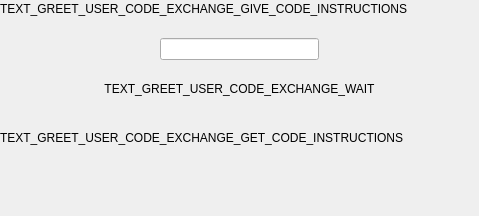
<?xml version="1.0" encoding="UTF-8"?>
<ui version="4.0">
 <class>GreetUserCodeExchangeWidget</class>
 <widget class="QWidget" name="GreetUserCodeExchangeWidget">
  <property name="geometry">
   <rect>
    <x>0</x>
    <y>0</y>
    <width>479</width>
    <height>216</height>
   </rect>
  </property>
  <property name="windowTitle">
   <string>Form</string>
  </property>
  <layout class="QVBoxLayout" name="verticalLayout">
   <property name="spacing">
    <number>20</number>
   </property>
   <property name="leftMargin">
    <number>0</number>
   </property>
   <property name="topMargin">
    <number>0</number>
   </property>
   <property name="rightMargin">
    <number>0</number>
   </property>
   <property name="bottomMargin">
    <number>0</number>
   </property>
   <item>
    <widget class="QWidget" name="widget_greeter_code" native="true">
     <property name="enabled">
      <bool>true</bool>
     </property>
     <layout class="QVBoxLayout" name="verticalLayout_2">
      <property name="spacing">
       <number>20</number>
      </property>
      <property name="leftMargin">
       <number>0</number>
      </property>
      <property name="topMargin">
       <number>0</number>
      </property>
      <property name="rightMargin">
       <number>0</number>
      </property>
      <property name="bottomMargin">
       <number>0</number>
      </property>
      <item>
       <widget class="QLabel" name="label_2">
        <property name="text">
         <string>TEXT_GREET_USER_CODE_EXCHANGE_GIVE_CODE_INSTRUCTIONS</string>
        </property>
        <property name="wordWrap">
         <bool>true</bool>
        </property>
       </widget>
      </item>
      <item>
       <layout class="QHBoxLayout" name="horizontalLayout">
        <item>
         <spacer name="horizontalSpacer_3">
          <property name="orientation">
           <enum>Qt::Horizontal</enum>
          </property>
          <property name="sizeHint" stdset="0">
           <size>
            <width>40</width>
            <height>20</height>
           </size>
          </property>
         </spacer>
        </item>
        <item>
         <widget class="QLineEdit" name="line_edit_greeter_code">
          <property name="alignment">
           <set>Qt::AlignCenter</set>
          </property>
          <property name="readOnly">
           <bool>true</bool>
          </property>
         </widget>
        </item>
        <item>
         <spacer name="horizontalSpacer_4">
          <property name="orientation">
           <enum>Qt::Horizontal</enum>
          </property>
          <property name="sizeHint" stdset="0">
           <size>
            <width>40</width>
            <height>20</height>
           </size>
          </property>
         </spacer>
        </item>
       </layout>
      </item>
      <item>
       <widget class="QLabel" name="label_wait">
        <property name="text">
         <string>TEXT_GREET_USER_CODE_EXCHANGE_WAIT</string>
        </property>
        <property name="alignment">
         <set>Qt::AlignCenter</set>
        </property>
        <property name="wordWrap">
         <bool>true</bool>
        </property>
       </widget>
      </item>
     </layout>
    </widget>
   </item>
   <item>
    <widget class="QWidget" name="widget_claimer_code" native="true">
     <property name="enabled">
      <bool>true</bool>
     </property>
     <layout class="QVBoxLayout" name="verticalLayout_3">
      <property name="spacing">
       <number>20</number>
      </property>
      <property name="leftMargin">
       <number>0</number>
      </property>
      <property name="topMargin">
       <number>0</number>
      </property>
      <property name="rightMargin">
       <number>0</number>
      </property>
      <property name="bottomMargin">
       <number>0</number>
      </property>
      <item>
       <widget class="QLabel" name="label_3">
        <property name="lineWidth">
         <number>0</number>
        </property>
        <property name="text">
         <string>TEXT_GREET_USER_CODE_EXCHANGE_GET_CODE_INSTRUCTIONS</string>
        </property>
        <property name="wordWrap">
         <bool>true</bool>
        </property>
       </widget>
      </item>
      <item>
       <layout class="QHBoxLayout" name="layout">
        <property name="rightMargin">
         <number>0</number>
        </property>
        <item>
         <spacer name="horizontalSpacer">
          <property name="orientation">
           <enum>Qt::Horizontal</enum>
          </property>
          <property name="sizeHint" stdset="0">
           <size>
            <width>40</width>
            <height>20</height>
           </size>
          </property>
         </spacer>
        </item>
        <item>
         <widget class="CodeInputWidget" name="code_input_widget" native="true"/>
        </item>
        <item>
         <spacer name="horizontalSpacer_2">
          <property name="orientation">
           <enum>Qt::Horizontal</enum>
          </property>
          <property name="sizeHint" stdset="0">
           <size>
            <width>40</width>
            <height>20</height>
           </size>
          </property>
         </spacer>
        </item>
       </layout>
      </item>
     </layout>
    </widget>
   </item>
  </layout>
 </widget>
 <customwidgets>
  <customwidget>
   <class>CodeInputWidget</class>
   <extends>QWidget</extends>
   <header>parsec.core.gui.custom_widgets</header>
   <container>1</container>
  </customwidget>
 </customwidgets>
 <resources/>
 <connections/>
</ui>
